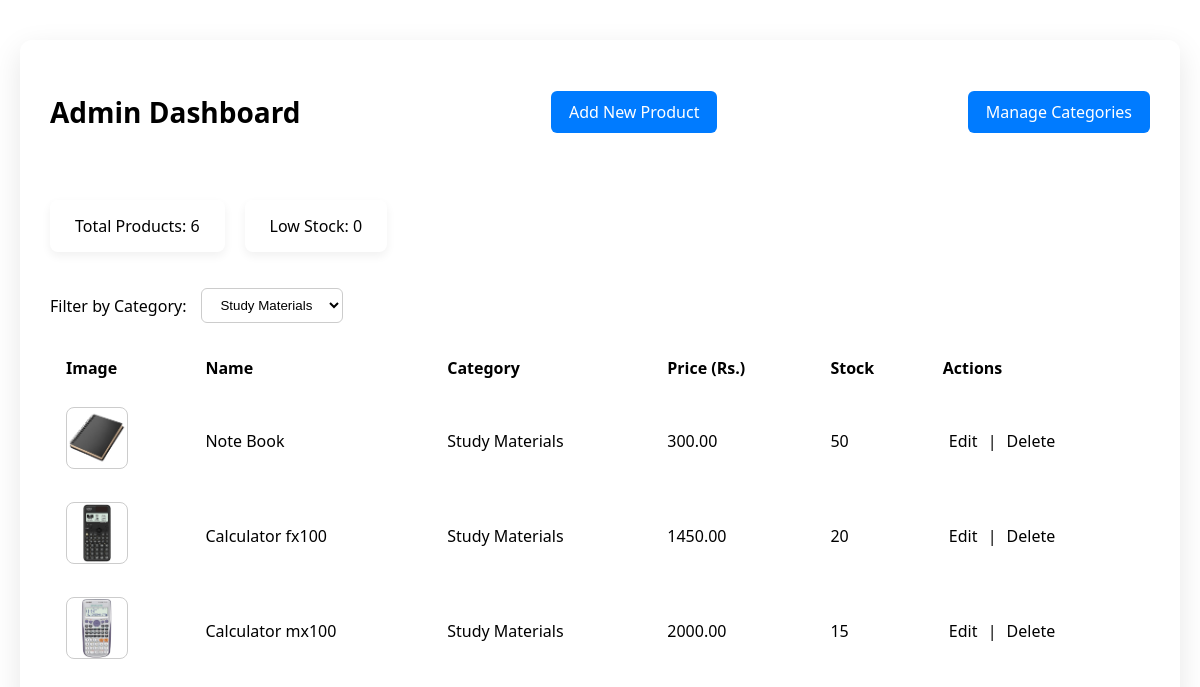
Screenshot of /admin/dashboard.php?category=Study Materials (signed in) with the database file from the repository.
### tables this page shows
CREATE TABLE `products` (
  `id` int(11) NOT NULL,
  `name` varchar(100) NOT NULL,
  `category` varchar(50) NOT NULL,
  `description` text DEFAULT NULL,
  `price` decimal(10,2) NOT NULL,
  `image_path` varchar(255) DEFAULT NULL,
  `stock` int(11) DEFAULT 0
);

### admin/dashboard.php (the view, shortened to what this page needs)
<?php
require '../includes/db.php';
$filter = isset($_GET['category']) ? $_GET['category'] : '';
$query = $filter ?
    "SELECT * FROM products WHERE category = '$filter'" :
    "SELECT * FROM products";
$products = mysqli_query($conn, $query);
$categories = mysqli_query($conn, "SELECT DISTINCT category FROM products");
$total = mysqli_num_rows(mysqli_query($conn, "SELECT * FROM products"));
$lowStock = mysqli_num_rows(mysqli_query($conn, "SELECT * FROM products WHERE stock < 5"));
?>
<!DOCTYPE html>
<html>
<head>
  <link rel="stylesheet" href="../css/admin_style.css">
</head>
<body>
<div class="dashboard-container">
  <div class="dashboard-header">
    <h2>Admin Dashboard</h2>
    <a href="add_product.php" class="btn">Add New Product</a>
    <a href="manage_categories.php" class="btn">Manage Categories</a>
  </div>
  <div class="dashboard-stats">
    <p>Total Products: <?php echo $total; ?></p>
    <p>Low Stock: <?php echo $lowStock; ?></p>
  </div>
  <form method="GET" class="filter-form">
    <label>Filter by Category:</label>
    <select name="category" onchange="this.form.submit()">
      <?php while($cat = mysqli_fetch_assoc($categories)) { ?>
        <option value="<?php echo $cat['category']; ?>" <?php if ($cat['category'] == $filter) echo 'selected'; ?>>
          <?php echo $cat['category']; ?>
        </option>
      <?php } ?>
    </select>
  </form>
  <table class="product-table">
    <thead>
      <tr>
        <th>Image</th>
        <th>Name</th>
        <th>Category</th>
        <th>Price (Rs.)</th>
        <th>Stock</th>
        <th>Actions</th>
      </tr>
    </thead>
    <tbody>
      <?php while($row = mysqli_fetch_assoc($products)) { ?>
        <tr>
          <td><img src="../uploads/<?php echo $row['image_path']; ?>" alt="Product"></td>
          <td><?php echo $row['name']; ?></td>
          <td><?php echo $row['category']; ?></td>
          <td><?php echo $row['price']; ?></td>
          <td><?php echo $row['stock']; ?></td>
          <td class="actions">
            <a href="edit_product.php?id=<?php echo $row['id']; ?>">Edit</a> |
            <a href="delete_product.php?id=<?php echo $row['id']; ?>" onclick="return confirm('Delete this product?')">Delete</a>
          </td>
        </tr>
      <?php } ?>
    </tbody>
  </table>
</div>
</body>
</html>

### css/admin_style.css (style rules this page uses)
body { font-family: 'Segoe UI', sans-serif; background-color: var(--bg-color); color: var(--text-color); margin: 0; padding: 0; }
.dashboard-container { max-width: 1100px; margin: 40px auto; padding: 30px; background: var(--card-bg); border-radius: 12px; box-shadow: 0 10px 30px rgba(0, 0, 0, 0.1); }
.dashboard-header { display: flex; justify-content: space-between; align-items: center; margin-bottom: 30px; }
.dashboard-header h2 { font-size: 28px; font-weight: 600; }
.btn { background-color: var(--primary); color: rgb(0, 0, 0); padding: 10px 18px; border-radius: 8px; text-decoration: none; font-weight: 500; transition: 0.3s ease; }
.dashboard-stats { display: flex; gap: 20px; margin-bottom: 20px; }
.dashboard-stats p { background: var(--light-bg); padding: 15px 25px; border-radius: 8px; font-weight: 500; box-shadow: 0 4px 10px rgba(0, 0, 0, 0.06); }
.filter-form { margin: 20px 0; display: flex; align-items: center; gap: 15px; }
.filter-form label { font-weight: 500; }
.filter-form select { padding: 8px 14px; border-radius: 6px; border: 1px solid #ccc; background-color: var(--light-bg); color: var(--text-color); }
.product-table { width: 100%; border-collapse: collapse; margin-top: 20px; }
.product-table th, .product-table td { padding: 14px 16px; text-align: left; border-bottom: 1px solid var(--border-color); }
.product-table thead { background-color: var(--primary-light); color: var(--primary-dark-text); }
.product-table img { width: 60px; height: 60px; object-fit: cover; border-radius: 8px; border: 1px solid #ccc; }
.btn { display: inline-block; padding: 10px 18px; background-color: #007bff; color: white; text-decoration: none; border-radius: 6px; transition: background-color 0.3s ease; font-weight: 500; }
.actions a { color: var(--primary); margin: 0 6px; font-weight: 500; text-decoration: none; }

### rows the page displays
products: image_path (picture), name "Note Book", category "Study Materials", price "300.00", stock "50"
products: image_path (picture), name "Calculator fx100", category "Study Materials", price "1450.00", stock "20"
products: image_path (picture), name "Calculator mx100", category "Study Materials", price "2000.00", stock "15"

### other values shown
$total "6"
$lowStock "0"
form field category "Study Materials"
